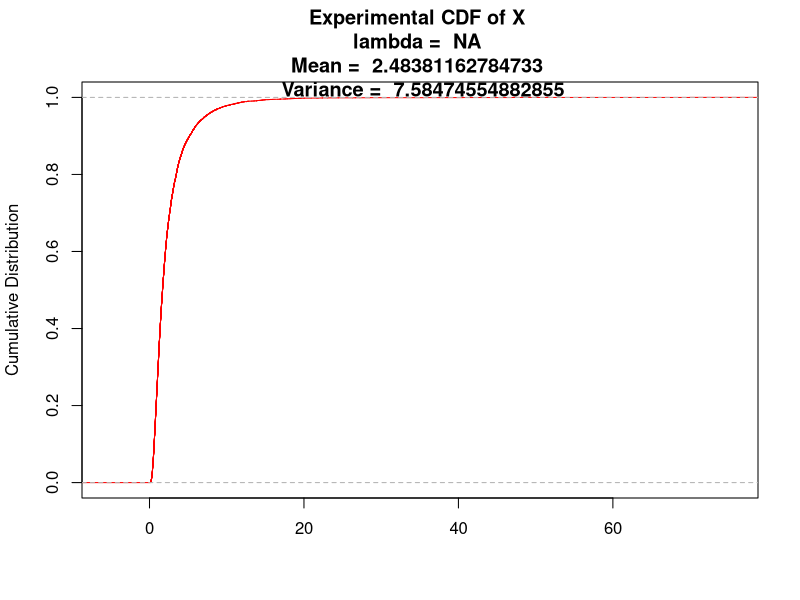
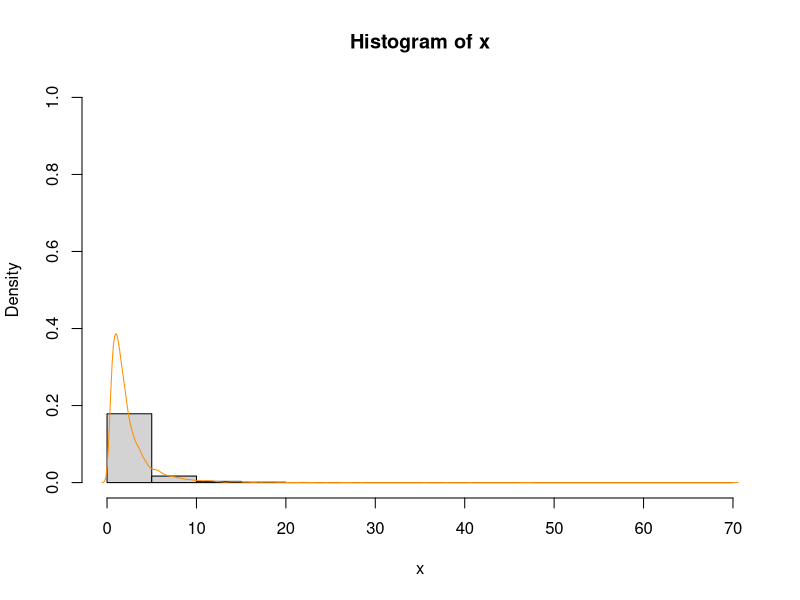
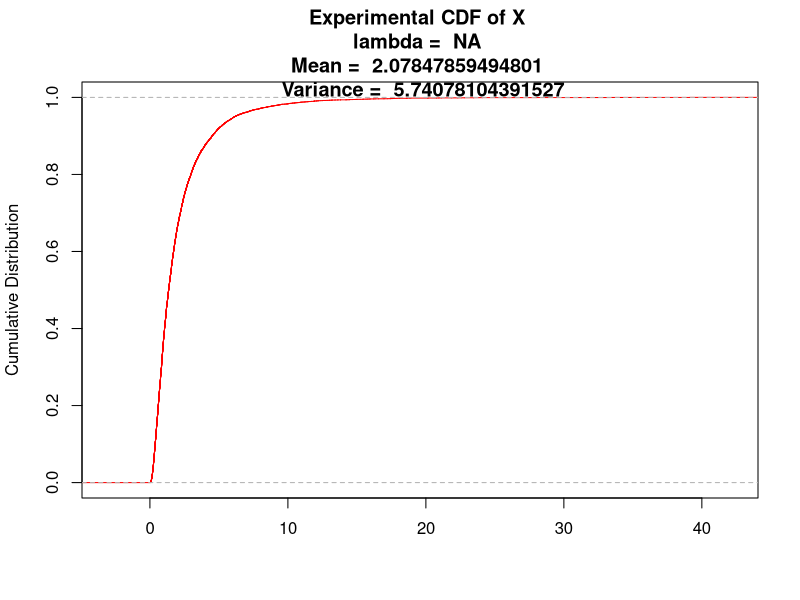
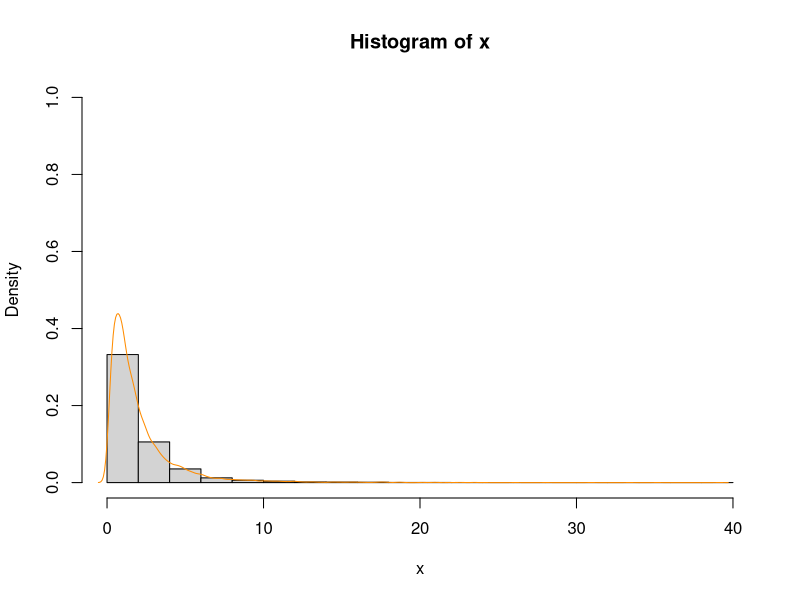
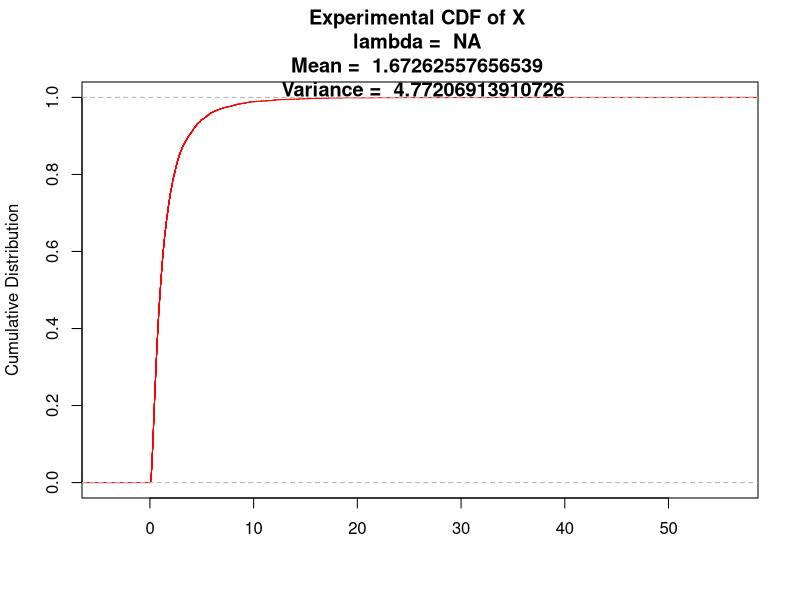
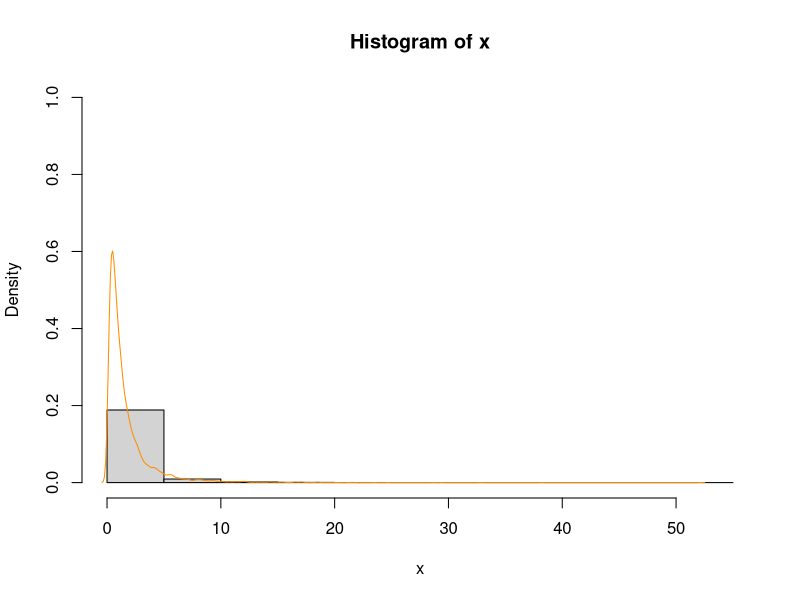
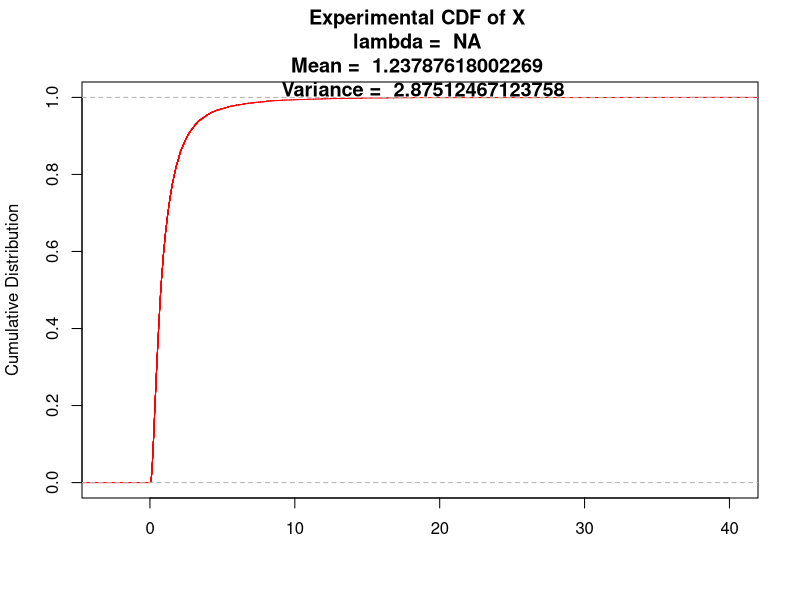
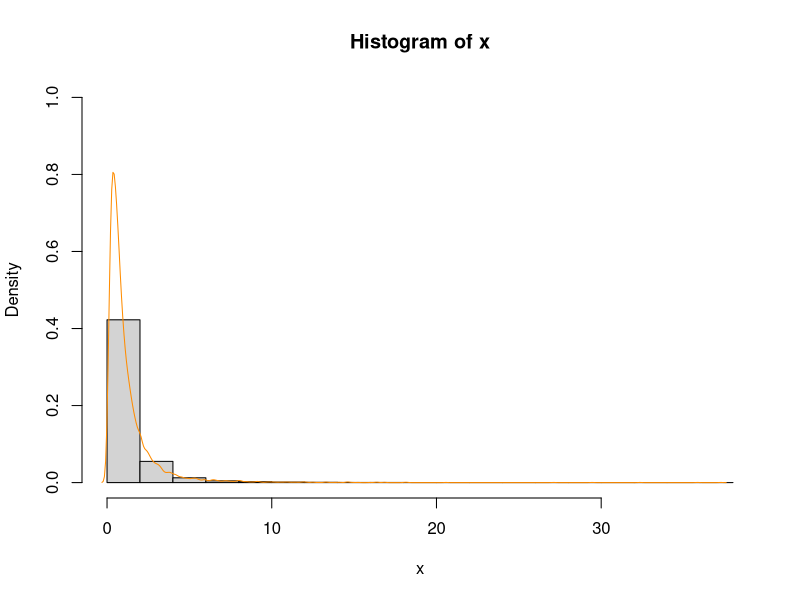

Recreate these plots in R, in order.
f<-function(b)
{
	u<-runif(1)
	return (((1+b)-sqrt((1+b)^2 - 4*b*u))/(2*b))
}

d<-c(-1,-0.5,0,0.5,1)
x<-1
j<-1
for(j in 1:5)
{
	for(i in 1:10000)
	{
		if(d[j]!=0)
			x[i]<-qlnorm(f(d[j]),meanlog=0,sdlog=1,lower.tail=TRUE,log.p=FALSE)
		else
			x[i]<-qlnorm(runif(1),meanlog=0,sdlog=1,lower.tail=TRUE,log.p=FALSE)
	}


cat("\nThe Mean of the Distributon calculated is ",mean(x))
cat("\nThe Varinace of the Distributon calculated is ",var(x))
cat("\n")
h=ecdf(x)
plot( h,col="red", xlab="", ylab="Cumulative Distribution", main=paste("\nExperimental CDF of X \nlambda = ",d[i],"\nMean = ",mean(x),"\n Variance = ",var(x))) 
hist(x,ylim=c(0,1),probability='TRUE')
lines(density(x), col='darkorange')

}
